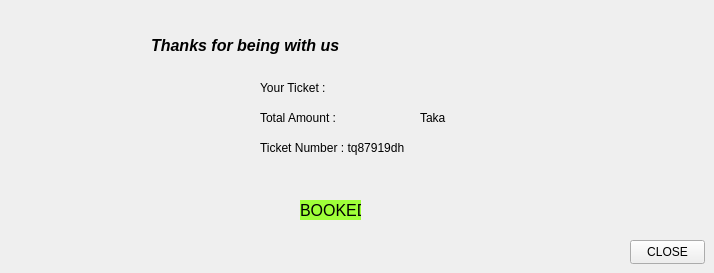
    <widget class="QWidget" name="pten10subrnend">
     <widget class="QLabel" name="label_21">
      <property name="geometry">
       <rect>
        <x>120</x>
        <y>20</y>
        <width>231</width>
        <height>51</height>
       </rect>
      </property>
      <property name="font">
       <font>
        <pointsize>12</pointsize>
        <italic>true</italic>
        <bold>true</bold>
       </font>
      </property>
      <property name="text">
       <string>       Thanks for being with us</string>
      </property>
     </widget>
     <widget class="QLabel" name="label_24">
      <property name="geometry">
       <rect>
        <x>260</x>
        <y>80</y>
        <width>91</width>
        <height>16</height>
       </rect>
      </property>
      <property name="text">
       <string>Your Ticket : </string>
      </property>
     </widget>
     <widget class="QLabel" name="label_25">
      <property name="geometry">
       <rect>
        <x>260</x>
        <y>110</y>
        <width>111</width>
        <height>16</height>
       </rect>
      </property>
      <property name="text">
       <string>Total Amount : </string>
      </property>
     </widget>
     <widget class="QLabel" name="label_26">
      <property name="geometry">
       <rect>
        <x>260</x>
        <y>140</y>
        <width>191</width>
        <height>16</height>
       </rect>
      </property>
      <property name="text">
       <string>Ticket Number : tq87919dh</string>
      </property>
     </widget>
     <widget class="QLabel" name="label_28">
      <property name="geometry">
       <rect>
        <x>300</x>
        <y>200</y>
        <width>61</width>
        <height>20</height>
       </rect>
      </property>
      <property name="font">
       <font>
        <pointsize>12</pointsize>
        <italic>false</italic>
       </font>
      </property>
      <property name="styleSheet">
       <string notr="true">background-color: rgb(159, 255, 57);</string>
      </property>
      <property name="text">
       <string>BOOKED</string>
      </property>
     </widget>
     <widget class="QPushButton" name="pushButton_6">
      <property name="geometry">
       <rect>
        <x>630</x>
        <y>240</y>
        <width>75</width>
        <height>24</height>
       </rect>
      </property>
      <property name="text">
       <string>CLOSE</string>
      </property>
     </widget>
     <widget class="QLabel" name="label_37">
      <property name="geometry">
       <rect>
        <x>370</x>
        <y>110</y>
        <width>51</width>
        <height>16</height>
       </rect>
      </property>
      <property name="text">
       <string/>
      </property>
     </widget>
     <widget class="QLabel" name="label_54">
      <property name="geometry">
       <rect>
        <x>420</x>
        <y>110</y>
        <width>41</width>
        <height>16</height>
       </rect>
      </property>
      <property name="text">
       <string>Taka</string>
      </property>
     </widget>
     <widget class="QLabel" name="label_56">
      <property name="geometry">
       <rect>
        <x>350</x>
        <y>80</y>
        <width>51</width>
        <height>16</height>
       </rect>
      </property>
      <property name="text">
       <string/>
      </property>
     </widget>
    </widget>
